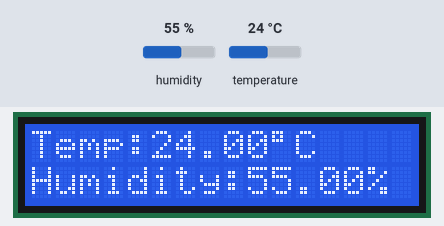
Recording of a sketch running on a simulated Arduino Uno, built with avr-gcc and run on an emulated ATmega328P. Shown: 16×2 character LCD. Inputs (shaded band) come from the test bench; at power-on: humidity 55 %, temperature 24 °C.

Above: at 3.2 s.
3.3 s: humidity set to 22 %
At 5.1 s:
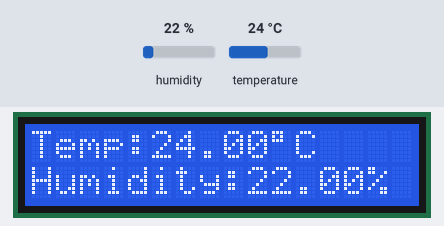
6.0 s: temperature set to 12 °C
At 7.3 s:
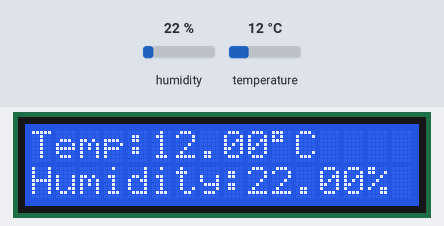
8.7 s: humidity set to 40 %
At 11.5 s:
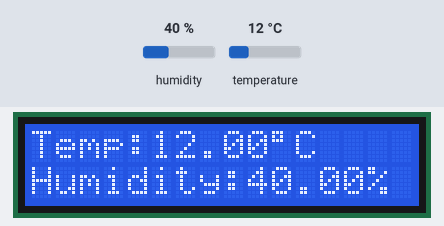
11.8 s: temperature set to 19 °C
At 13.8 s:
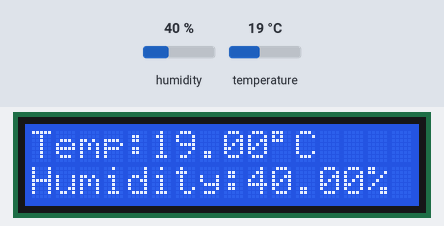
Timing chart, 0 to 15.3 s (numbered marks = the images above; inputs shaded):
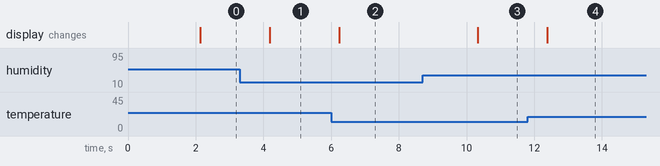

The sketch:

ht_project.ino
```cpp
#include<Wire.h>
#include<LiquidCrystal_I2C.h>
#include<DHT.h>

#define DHTPIN 2
#define DHTTYPE DHT11

DHT dht(DHTPIN,DHTTYPE);

LiquidCrystal_I2C lcd(0x27,16,2);

void setup(){
  lcd.init();
  lcd.backlight();
  dht.begin();

  lcd.setCursor(0,0);
  lcd.print("Temp & Humidity");
  delay(2000);
  lcd.clear();
  }

  void loop(){
    float h = dht.readHumidity();
    float t= dht.readTemperature();
    if(isnan(h)||isnan(t)){
      lcd.setCursor(0,0);
      lcd.print("Sensor Error");
      return;
    }
    //display temp
    lcd.setCursor(0,0);
    lcd.print("Temp:");
    lcd.print(t);
    lcd.print((char)223);
    lcd.print("C");
    //display hdty
    lcd.setCursor(0,1);
    lcd.print("Humidity:");
    lcd.print(h);
    lcd.print("%");

    delay(2000);
  }
```

Measured:
- after the input at 3.3 s, the display: changes after 0.88 s (image 1)
- after the input at 6.0 s, the display: changes after 0.23 s (image 2)
- after the input at 8.7 s, the display: changes after 1.6 s (image 3)
- after the input at 11.8 s, the display: changes after 0.58 s (image 4)
